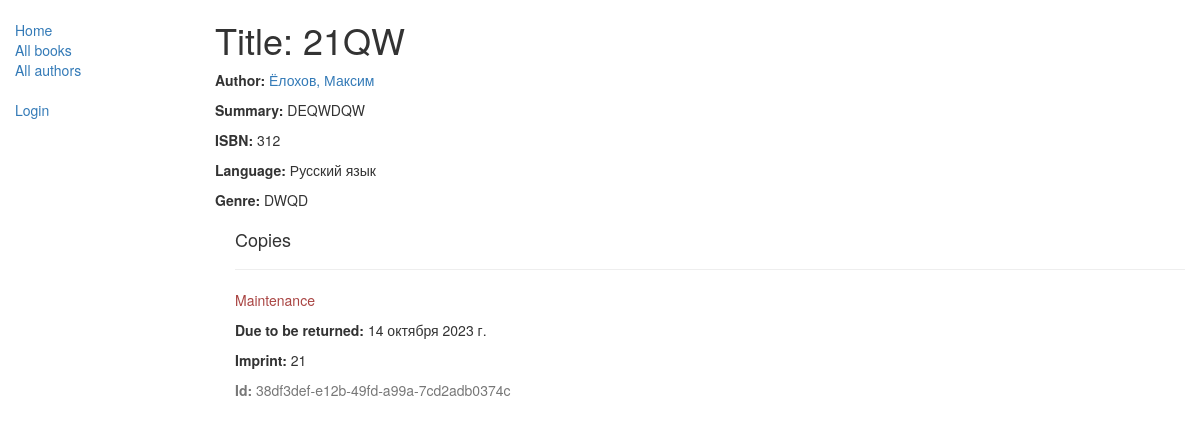
/catalog/book/3, run on an earlier commit of the app's database.
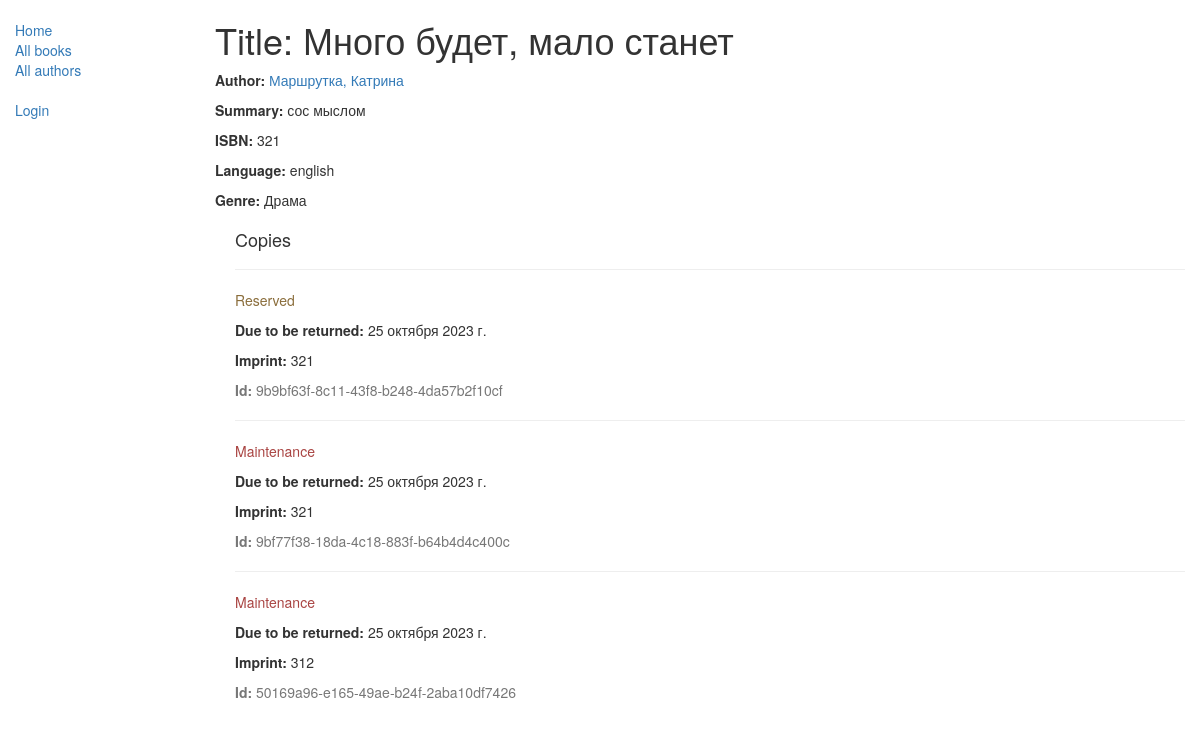
And on a later commit of the database.
### catalog/models.py (models this page shows, shortened)
class Book(models.Model):
    title = models.CharField(max_length=200)
    author = models.ForeignKey('Author', on_delete=models.SET_NULL, null=True)
    summary = models.TextField(max_length=1000, help_text="Enter a brief description of the book")
    isbn = models.CharField('ISBN', max_length=13,
                            unique=True,
                            help_text='13 Character <a href="https://www.isbn-international.org/content/what-isbn'
                                      '">ISBN number</a>')
    genre = models.ManyToManyField(Genre, help_text="Select a genre for this book")
    language = models.ForeignKey('Language', on_delete=models.SET_NULL, null=True)
    class Meta:
        ordering = ['title', 'author']
    def display_genre(self):
        return ', '.join([genre.name for genre in self.genre.all()[:3]])
    display_genre.short_description = 'Genre'

class Author(models.Model):
    first_name = models.CharField(max_length=100)
    last_name = models.CharField(max_length=100)
    date_of_birth = models.DateField(null=True, blank=True)
    date_of_death = models.DateField('died', null=True, blank=True)
    class Meta:
        ordering = ['last_name', 'first_name']
    def get_absolute_url(self):
        return reverse('author-detail', args=[str(self.id)])
    def __str__(self):
        return '{0}, {1}'.format(self.last_name, self.first_name)

class Language(models.Model):
    name = models.CharField(max_length=200,
                            help_text="Enter the book's natural language (e.g. English, French, Japanese etc.)")
    def __str__(self):
        return self.name

class Genre(models.Model):
    name = models.CharField(
        max_length=200,
        help_text="Enter a book genre (e.g. Science Fiction, French Poetry etc.)"
        )
    def __str__(self):
        return self.name

class BookInstance(models.Model):
    id = models.UUIDField(primary_key=True, default=uuid.uuid4,
                          help_text="Unique ID for this particular book across whole library")
    book = models.ForeignKey('Book', on_delete=models.RESTRICT, null=True)
    imprint = models.CharField(max_length=200)
    due_back = models.DateField(null=True, blank=True)
    borrower = models.ForeignKey(User, on_delete=models.SET_NULL, null=True, blank=True)
    LOAN_STATUS = (
        ('d', 'Maintenance'),
        ('o', 'On loan'),
        ('a', 'Available'),
        ('r', 'Reserved'),
    )
    status = models.CharField(
        max_length=1,
        choices=LOAN_STATUS,
        blank=True,
        default='d',
        help_text='Book availability')
    class Meta:
        ordering = ['due_back']
        permissions = (("can_mark_returned", "Set book as returned"),)

### catalog/views.py (the view)
# urls.py: path('book/<int:pk>', views.BookDetailView.as_view(), name='book-detail'),
class BookDetailView(generic.DetailView):
    model = Book

### catalog/templates/catalog/book_detail.html
{% extends "base_generic.html" %}
{% block content %}
<h1>Title: {{ book.title }}</h1>
<p><strong>Author:</strong> <a href="{{ book.author.get_absolute_url }}">{{ book.author }}</a></p>
<p><strong>Summary:</strong> {{ book.summary }}</p>
<p><strong>ISBN:</strong> {{ book.isbn }}</p>
<p><strong>Language:</strong> {{ book.language }}</p>
<p><strong>Genre:</strong> {{ book.genre.all|join:", " }}</p>
<div style="margin-left:20px;margin-top:20px">
<h4>Copies</h4>
{% for copy in book.bookinstance_set.all %}
<hr>
<p class="{% if copy.status == 'a' %}text-success{% elif copy.status == 'd' %}text-danger{% else %}text-warning{% endif %}">{{ copy.get_status_display }}</p>
{% if copy.status != 'a' %}<p><strong>Due to be returned:</strong> {{copy.due_back}}</p>{% endif %}
<p><strong>Imprint:</strong> {{copy.imprint}}</p>
<p class="text-muted"><strong>Id:</strong> {{copy.id}}</p>
{% endfor %}
</div>
{% endblock %}

What changed in the data, as far as the page shows it:
removed BookInstance: status "Maintenance", due_back "14 октября 2023 г.", imprint "21", id "38df3def-e12b-49fd-a99a-7cd2adb0374c"
changed Book: title "21QW" → "Много будет, мало станет"; author "Ёлохов, Максим" → "Маршрутка, Катрина"; summary "DEQWDQW" → "сос мыслом"; isbn "312" → "321"; language "Русский язык" → "english"; genre.all "DWQD" → "Драма"
added BookInstance: status "Reserved", due_back "25 октября 2023 г.", imprint "321", id "9b9bf63f-8c11-43f8-b248-4da57b2f10cf"
added BookInstance: status "Maintenance", due_back "25 октября 2023 г.", imprint "321", id "9bf77f38-18da-4c18-883f-b64b4d4c400c"
added BookInstance: status "Maintenance", due_back "25 октября 2023 г.", imprint "312", id "50169a96-e165-49ae-b24f-2aba10df7426"
